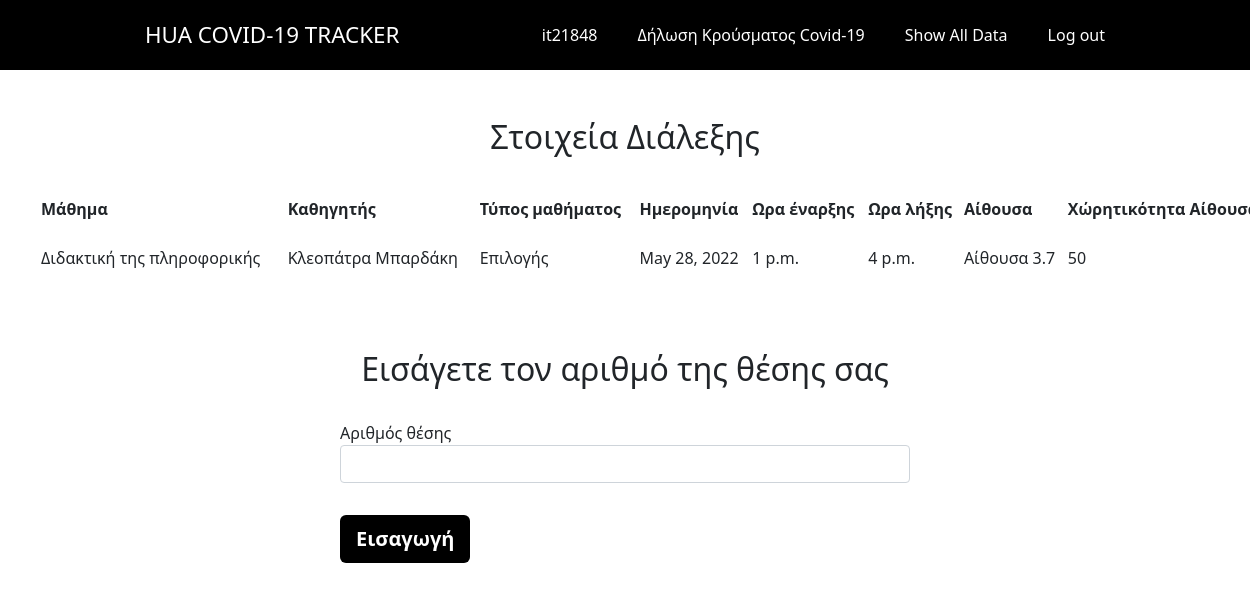
/lectures/15/ (signed in), run on the app's committed database.
### covidtracker/models.py (models this page shows, shortened)
class Lecture(models.Model):
    date=models.DateField(verbose_name='Ημερομηνία')
    course=models.ForeignKey(Course,on_delete=models.CASCADE,verbose_name='Μάθημα')
    class Meta:
        verbose_name='Ημερομηνία διάλεξης'
        verbose_name_plural='Ημερομηνία διαλέξεων'

class Course(models.Model):
    startingHour=models.TimeField(verbose_name="Ωρα έναρξης")
    endingHour=models.TimeField(verbose_name="Ωρα λήξης")
    professor=models.CharField(max_length=40,verbose_name='Καθηγητής')
    lesson=models.CharField(max_length=40,verbose_name='Μάθημα')
    lessonType=models.CharField(verbose_name='Τύπος μαθήματος',
      choices=(('Υποχρεωτικό','Υποχρεωτικό'),('Επιλογής','Επιλογής')),max_length=30)
    amphitheater=models.ForeignKey(Amphitheater,on_delete=models.CASCADE,verbose_name='Αμφιθέατρο')
    class Meta:
        verbose_name='Στοιχεία διάλεξης (χωρίς ημερομηνία)'
        verbose_name_plural='Στοιχεία διαλέξεων (χωρίς ημερομηνία)'

class Amphitheater(models.Model):
    name=models.CharField(max_length=40,verbose_name='Ονομα')
    capacity=models.IntegerField(verbose_name='Χωρητικότητα')
    floor=models.IntegerField(verbose_name='Οροφος')
    class Meta:
        verbose_name='Αμφιθέατρο'
        verbose_name_plural='Αμφιθέατρα'

### covidtracker/views.py (the view)
# urls.py: path('lectures/<int:id>/',views.lecture),
@login_required
def lecture(request,id):
    lecture=covidtracker.models.Lecture.objects.filter(id=id)
    return render(request,'position.html',{'lecture':lecture})

### templates/position.html (shortened to what this page needs)
{% load static %}
<!DOCTYPE html>
<html lang="en">
<head>
    <link rel="stylesheet" href="https://cdnjs.cloudflare.com/ajax/libs/font-awesome/4.7.0/css/font-awesome.min.css">
    <link rel="stylesheet" href="https://stackpath.bootstrapcdn.com/bootstrap/5.0.0-alpha1/css/bootstrap.min.css">
    <link rel="stylesheet" type="text/css" href="{% static 'css/index.css' %}">
</head>
<body>
  <section class="navigation">
    <div class="nav-container">
      <div class="brand">
        <a href="/index.html">Hua Covid-19 Tracker</a>
      </div>
      <nav>
        <ul class="nav-list">
          <li>
            <a style="color: white;">{{user}}</a>
          </li>
          <li>
            <a href="/covid">Δήλωση Κρούσματος Covid-19</a>
          </li>
          <li>
            <a href="/show">Show All Data</a>
          </li>
          <li>
            <a href="/logout">Log out</a>
          </li>
        </ul>
      </nav>
    </div>
  </section>
  <br><br>
  <h2 style="text-align: center;">Στοιχεία Διάλεξης</h2>
  <table style="width: 100%; margin: 40px;">
    <thead>
       <tr>
         <th>Μάθημα</th>
         <th>Καθηγητής</th>
         <th>Τύπος μαθήματος</th>
         <th>Ημερομηνία</th>
         <th>Ωρα έναρξης</th>
         <th>Ωρα λήξης</th>
         <th>Αίθουσα</th>
         <th>Χώρητικότητα Αίθουσας</th>
       </tr>
    </thead>
    <tbody>
      {% for i in lecture %}
       <tr class="even:bg-gray-50">
         <td class="py-4 px-6">{{i.course.lesson}}</td>
         <td class="py-4 px-6">{{i.course.professor}}</td>
         <td class="py-4 px-6">{{i.course.lessonType}}</td>
         <td class="py-4 px-6">{{i.date}}</td>
         <td class="py-4 px-6">{{i.course.startingHour}}</td>
         <td class="py-4 px-6">{{i.course.endingHour}}</td>
         <td class="py-4 px-6">{{i.course.amphitheater.name}}</td>
         <td class="py-4 px-6">{{i.course.amphitheater.capacity}}</td>
      </tr>
      {% endfor %}
    </tbody>
  </table>
    <div class="container">
        <div class="row">
          <div class="col-md-3"></div>
          <div class="col-md-6 p-0 pt-3">
            <h2 style="text-align: center;">Εισάγετε τον αριθμό της θέσης σας</h2><br>
            <form class="login-form" action="add" method="POST">
               <div class="mb-3 bg-color">
               <label>Αριθμός θέσης</label>
               <input type="text" name="positionNumber" class="form-control" required>
              </div>
              <input type="submit" class="btn btn-custom btn-lg btn-block mt-3" value="Εισαγωγή">
              <div class="text-center pt-3 pb-3">
              </div>
            </form>
          </div>
          <div class="col-md-3"></div>
        </div>
    </div>
</body>
</html>

### static/css/index.css (style rules this page uses)
.navigation { height: 70px; background:black; }
.brand { position: absolute; padding-left: 20px; float: left; line-height: 70px; text-transform: uppercase; font-size: 1.4em; }
.brand a, .brand a:visited { color: #ffffff; text-decoration: none; }
.nav-container { max-width: 1000px; margin: 0 auto; }
nav { float: right; }
nav ul { list-style: none; margin: 0; padding: 0; }
nav ul li { float: left; position: relative; }
nav ul li a, nav ul li a:visited { display: block; padding: 0 20px; line-height: 70px; background: black; color: #ffffff; text-decoration: none; }
.btn-custom { background-color: black; border: none; border-radius: 6px; font-size: 20px; line-height: 28px; color: #fff; font-weight: 700; height: 48px; }

### data on the page
Lecture: course.lesson "Διδακτική της πληροφορικής", course.professor "Κλεοπάτρα Μπαρδάκη", course.lessonType "Επιλογής", date "May 28, 2022", course.startingHour "1 p.m.", course.endingHour "4 p.m.", course.amphitheater.name "Αίθουσα 3.7", course.amphitheater.capacity "50"

### other printed values
{{ user }} "it21848"
